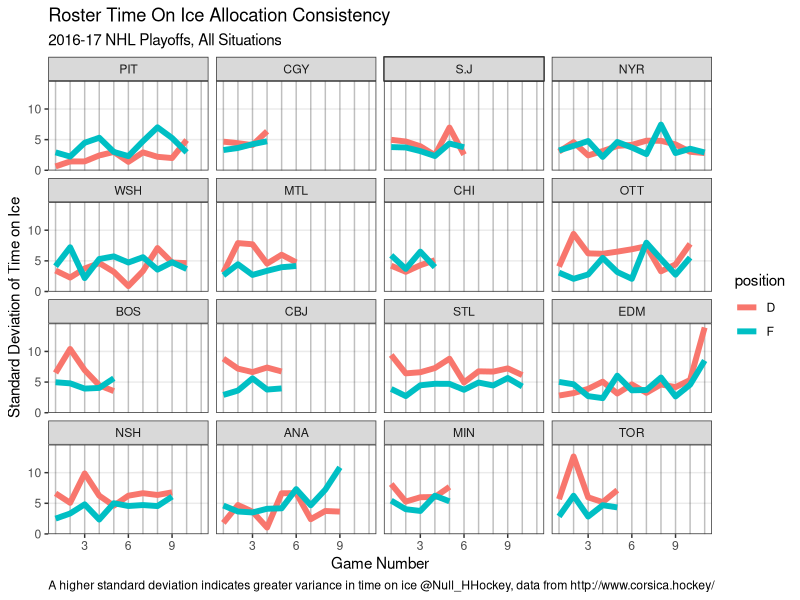
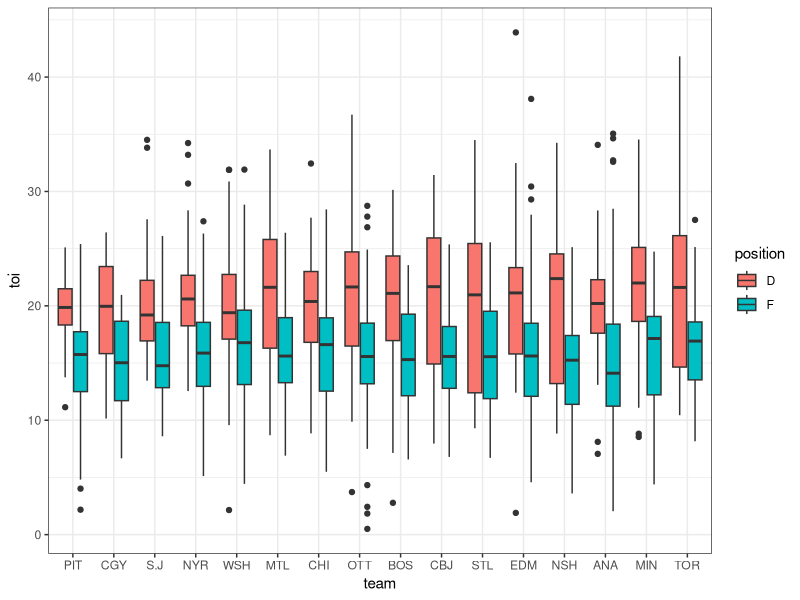
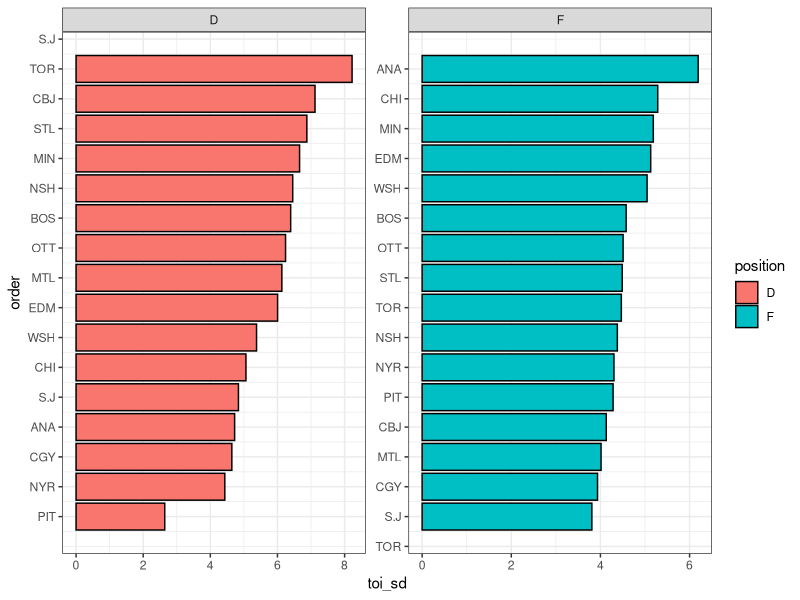
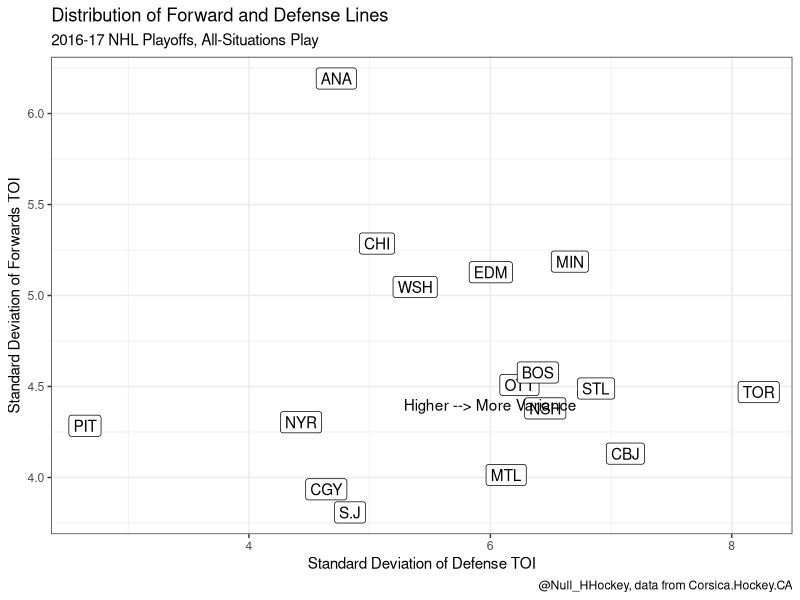

These charts were generated, in order, by the following R code:
library(tidyverse)
library(viridis)

setwd("C:/Users/conor/githubfolder/Random-Hockey-Charts/playoff running charts/")

theme_set(theme_bw())

df_raw <- read_csv("playoff running charts/16_17 playoffs running charts 5_7.csv")

colnames(df_raw) <- tolower(colnames(df_raw))

teams <- df_raw %>%
  group_by(team) %>% 
  mutate(team_toi_sd = sd(toi)) %>% 
  arrange(team_toi_sd) %>% 
  select(team) %>% 
  unique() %>% 
  unlist()

eliminated <- list(team = c("BOS",
                            "CHI",
                            "MIN",
                            "CGY",
                            "SJS",
                            "MTL",
                            "CBJ",
                            "TOR"))

df_pos <- df_raw %>% 
  mutate(team = factor(team, levels = teams),
         position = if_else(position == "L" | position == "C" | position ==  "R",
                            "F", "D")) %>% 
  arrange(team, position, date) %>% 
  group_by(team) %>% 
  mutate(game_number = dense_rank(date)) %>% 
  ungroup() %>% 
  select(team, game_number, position, toi) %>% 
  group_by(team, game_number, position) %>% 
  summarize(toi_sd = sd(toi)) %>% 
  mutate(eliminated = team %in% eliminated$team) %>% 
  arrange(desc(eliminated))

line_plot_position <- df_pos %>% 
  ggplot(aes(game_number, toi_sd, color = position)) +
  geom_vline(xintercept = c(1:max(df_pos$game_number)), alpha = .25) +
  geom_line(size = 2) +
  facet_wrap(~team) +
  labs(title = "Roster Time On Ice Allocation Consistency",
       subtitle = "2016-17 NHL Playoffs, All Situations",
       x = "Game Number",
       y = "Standard Deviation of Time on Ice",
       caption = "A higher standard deviation indicates greater variance in time on ice @Null_HHockey, data from http://www.corsica.hockey/") +
  theme(panel.grid.minor = element_blank(),
        panel.grid.major.x = element_blank(),
        plot.caption = element_text(hjust = 0))
line_plot_position

boxplot_position <- df_raw %>%
  mutate(team = factor(team, levels = teams),
         position = if_else(position == "L" | position == "C" | position ==  "R",
                            "F", "D"))
  
team_position_boxplot <- boxplot_position %>% 
  ggplot(aes(team, toi, fill = position)) +
  geom_boxplot()
team_position_boxplot

team_position <- df_raw %>% 
  mutate(team = factor(team, levels = teams),
         position = if_else(position == "L" | position == "C" | position ==  "R",
                            "F", "D")) %>% 
  arrange(team, position, date) %>% 
  select(team, position, toi) %>% 
  group_by(team, position) %>% 
  summarize(toi_sd = sd(toi)) %>% 
  ungroup() %>% 
  mutate(eliminated = team %in% eliminated$team) %>% 
  arrange(position, toi_sd) %>% 
  mutate(order = row_number())
  
team_bar_position_plot <- team_position %>% 
  ggplot(aes(order, toi_sd, fill = position)) +
  geom_bar(stat = "identity", color = "black") +
  scale_x_continuous(labels = team_position$team,
                     breaks = team_position$order) +
  facet_wrap(~position,
             scales = "free") +
  coord_flip()
team_bar_position_plot
?scale_x_discrete

team_scatter_position <- team_position %>% 
  select(team, position, toi_sd) %>% 
  spread(key = position,
         value = toi_sd,
         sep = "_TOI_SD_") %>% 
  ggplot(aes(position_TOI_SD_D, position_TOI_SD_F, label = team)) +
  geom_label() +
  annotate(geom = "text",
           x = 6,
           y = 4.4,
           label = "Higher --> More Variance") +
  labs(x = "Standard Deviation of Defense TOI",
       y = "Standard Deviation of Forwards TOI",
       title = "Distribution of Forward and Defense Lines",
       subtitle = "2016-17 NHL Playoffs, All-Situations Play",
       caption = "@Null_HHockey, data from Corsica.Hockey.CA")
team_scatter_position
?spread
